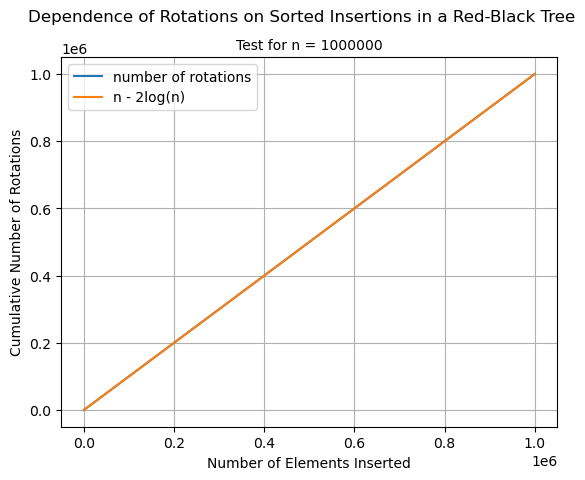

Write Python code to recreate this figure.
import matplotlib.pyplot as plt
import sys
import math
import numpy as np
n_rotations = []
with open("output.txt", 'r') as file:
    lines = file.readlines()
    for line in lines:
        n_rotations.append(int(line.strip()))

n = int(sys.argv[1])
x_values = np.arange(1, n + 1) 
y = []
for value in x_values:
    y.append(value - 2*math.log2(value))

plt.plot(n_rotations, label="number of rotations")
plt.plot(y, label="n - 2log(n)")
plt.legend()
plt.xlabel("Number of Elements Inserted")
plt.ylabel("Cumulative Number of Rotations")
plt.suptitle("Dependence of Rotations on Sorted Insertions in a Red-Black Tree", fontsize=12)
plt.title(f"Test for n = {n}", fontsize=10, loc='center')
plt.grid(True) # Add a grid to make it easier to read
plt.savefig("plot.png", bbox_inches="tight")
print(f"Plot saved to plot.png for n = {n}")

plt.clf()
error = []
for i in range(len(y)):
    error.append((abs(float(y[i] - x_values[i]))))
plt.plot(error, label="Error in estimate and actual")
plt.legend()
plt.xlabel("Number of Elements Inserted")
plt.ylabel("Error")

plt.suptitle("Dependence of Rotations on Sorted Insertions in a Red-Black Tree", fontsize=12)
plt.title(f"Test for n = {n}", fontsize=10, loc='center')
plt.grid(True) # Add a grid to make it easier to read
plt.savefig("plot_error.png", bbox_inches="tight")
print(f"Plot saved to plot_error.png for n = {n}")